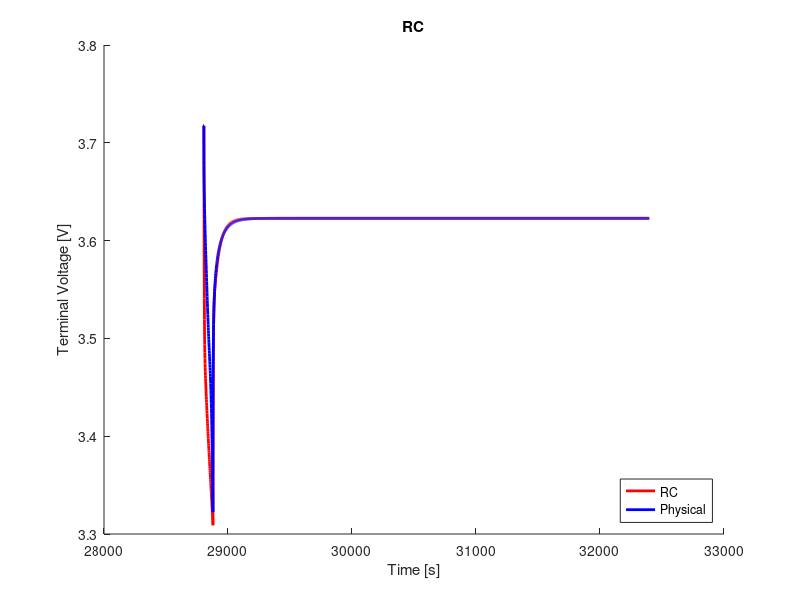

MATLAB code to generate this figure:
clear;
clc;
close all;

%% load data
load('ocv_final.mat');
time_ocv = time;
load('pulse_5_c_8.mat');
load('rc2_cf_5_c.mat');

%% voltage limitations
v_max = 4.4;                                    % cut-over voltage
v_min = 3.0;                                    % cut-off voltage

%% resample ocv and soc
t1 = time_ocv(1);
t2 = time_ocv(end);
dt = 1;                                         % sample time
t = (t1:dt:t2) - t1;

ocv = interp1(time_ocv, ocv, t1:dt:t2);
soc = interp1(time_ocv, soc, t1:dt:t2);

s = length(time);

%% variables
Q = 16.8;
eta = 1.0;                                  % coulombic efficiency

n = 2;                                      % number of rc links
i_r = zeros(n, 1);
v_c = zeros(n, 1);
flag = 1;

%% compute soc
ind_init = soc(interp1(ocv, 1:length(ocv), V_batt_time(1), 'nearest'))
ind_init = interp1(soc, 1:length(soc), ind_init, 'nearest');
v_t(1) = ocv(ind_init);
z0 = soc(ind_init);
z = z0 - dt/(Q*3600)*eta*cumsum(I(1:end));

% manual fit
p = 9;
r0 = r0_cf(p);
r1 = r1_cf(p);
r2 = r2_cf(p);
% r3 = r3_cf(p);
c1 = c1_cf(p);
c2 = c2_cf(p);
% c3 = c3_cf(p);

r = [r1; r2];
c = [c1; c2];

%% compute terminal voltage
for j = 1:n
    f(j) = exp(-dt/(r(j)*c(j)));
end
for k = 1:s-1
    if flag == 1
        i_r(:, k+1) = diag(f)*i_r(:, k) + (1-f')*I(k);
        v_c(:, k) = i_r(:, k).*r;
        ind = interp1(soc, 1:length(soc), z(k), 'nearest');
        v_t(k+1) = ocv(ind) - sum(v_c(:, k)) - I(k).*r0;
        if v_t(k) < v_min
            fprintf('Reached lower voltage limit.');
            flag = 0;
        end
        if v_t(k) > v_max
            fprintf('Reached upper voltage limit.');
            flag = 0;
        end 
    end
end

%% compute rms error
v_t = reshape(v_t, size(V_batt_time));
rmse = 1000*sqrt(mean((V_batt_time - v_t).^2))     % [mV]

%% plot
figure(1);
hold on;
plot(time, v_t, 'r', 'LineWidth', 2)
hold on;
plot(time, V_batt_time, 'b', 'LineWidth', 2)
xlabel('Time [s]')
ylabel('Terminal Voltage [V]')
title('RC')
legend('RC', 'Physical', 'location', 'southeast')
